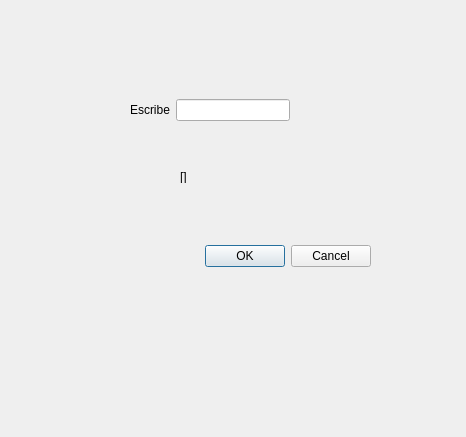
<?xml version="1.0" encoding="UTF-8"?>
<ui version="4.0">
 <class>Dialog</class>
 <widget class="QDialog" name="Dialog">
  <property name="geometry">
   <rect>
    <x>0</x>
    <y>0</y>
    <width>466</width>
    <height>437</height>
   </rect>
  </property>
  <property name="windowTitle">
   <string>Dialog</string>
  </property>
  <widget class="QDialogButtonBox" name="buttonBox">
   <property name="geometry">
    <rect>
     <x>30</x>
     <y>240</y>
     <width>341</width>
     <height>32</height>
    </rect>
   </property>
   <property name="orientation">
    <enum>Qt::Horizontal</enum>
   </property>
   <property name="standardButtons">
    <set>QDialogButtonBox::Cancel|QDialogButtonBox::Ok</set>
   </property>
  </widget>
  <widget class="QWidget" name="horizontalLayoutWidget">
   <property name="geometry">
    <rect>
     <x>130</x>
     <y>70</y>
     <width>160</width>
     <height>80</height>
    </rect>
   </property>
   <layout class="QHBoxLayout" name="horizontalLayout">
    <item>
     <widget class="QLabel" name="label">
      <property name="text">
       <string>Escribe</string>
      </property>
     </widget>
    </item>
    <item>
     <widget class="QLineEdit" name="lineEdit"/>
    </item>
   </layout>
  </widget>
  <widget class="QLabel" name="label_3">
   <property name="geometry">
    <rect>
     <x>180</x>
     <y>170</y>
     <width>46</width>
     <height>13</height>
    </rect>
   </property>
   <property name="text">
    <string>[]</string>
   </property>
  </widget>
 </widget>
 <resources/>
 <connections>
  <connection>
   <sender>buttonBox</sender>
   <signal>accepted()</signal>
   <receiver>Dialog</receiver>
   <slot>accept()</slot>
   <hints>
    <hint type="sourcelabel">
     <x>248</x>
     <y>254</y>
    </hint>
    <hint type="destinationlabel">
     <x>157</x>
     <y>274</y>
    </hint>
   </hints>
  </connection>
  <connection>
   <sender>buttonBox</sender>
   <signal>rejected()</signal>
   <receiver>Dialog</receiver>
   <slot>reject()</slot>
   <hints>
    <hint type="sourcelabel">
     <x>316</x>
     <y>260</y>
    </hint>
    <hint type="destinationlabel">
     <x>286</x>
     <y>274</y>
    </hint>
   </hints>
  </connection>
  <connection>
   <sender>lineEdit</sender>
   <signal>textEdited(QString)</signal>
   <receiver>Dialog</receiver>
   <slot>say_hello()</slot>
   <hints>
    <hint type="sourcelabel">
     <x>227</x>
     <y>118</y>
    </hint>
    <hint type="destinationlabel">
     <x>153</x>
     <y>153</y>
    </hint>
   </hints>
  </connection>
 </connections>
 <slots>
  <slot>say_hello()</slot>
 </slots>
</ui>
